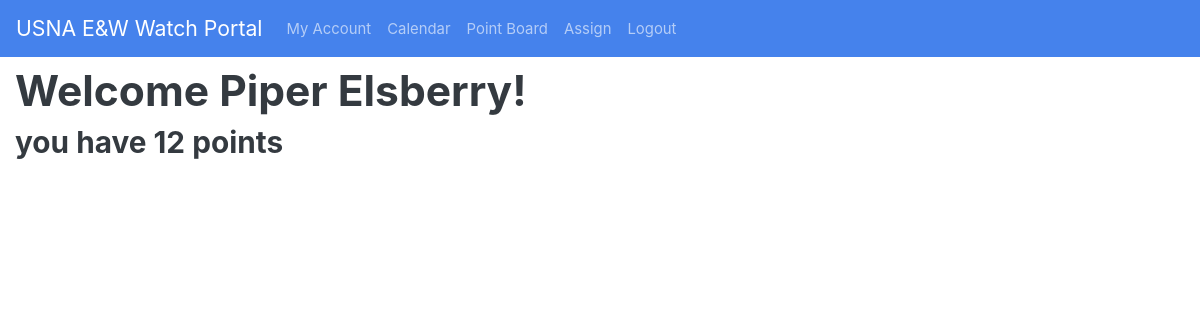
Page / (signed in) on the earlier database version.
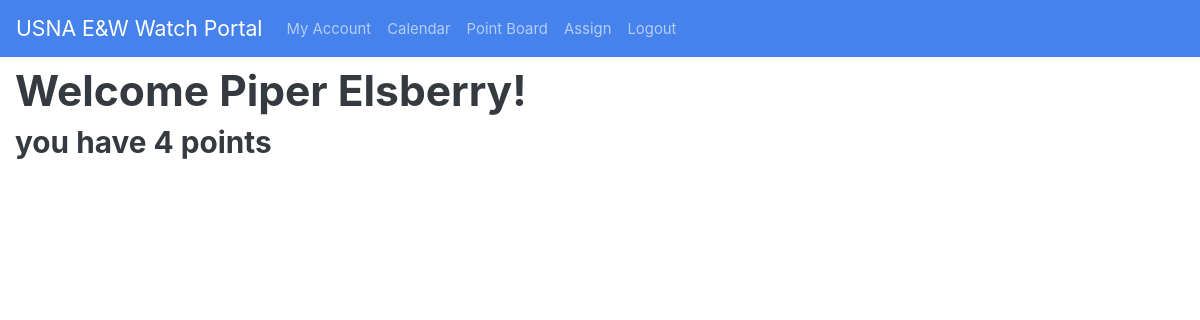
Same page on the later database version.
### app.py (models this page shows, shortened)
class User(UserMixin, db.Model):
    __tablename__ = 'Users'
    id = db.Column(db.Integer, primary_key=True)
    active = db.Column(db.Boolean, default=True)
    first = db.Column(db.String(128))
    last = db.Column(db.String(128))
    email = db.Column(db.String(64), index=True, unique=True)
    password_hash = db.Column(db.String(128))
    created = db.Column(db.DateTime, index=False,
                        unique=False, default=date.today())
    phone = db.Column(db.Integer)
    qualified = db.Column(db.Boolean, index=True, unique=False, default=False)
    data = db.Column(db.String(32768), index=False, unique=False)
    points = db.Column(db.Integer, index=True, unique=False, default=0)
    department = db.Column(db.String(128))
    def __repr__(self):
        return f"{self.first} {self.last}"

### app.py (the view)
@app.route('/', methods=['GET', 'POST'])
def index():
    return render_template('welcome.html')

### app.py (called while the page is built)
@login.user_loader
def load_user(id=1):
    return User.query.get(int(id))

### templates/welcome.html
{%extends "base.html"%}
{%block content%}
{%if current_user.is_authenticated%}
<h1>Welcome {{current_user}}!</h1>
<h3>you have {{current_user.points}} points</h3>
{%else%}
<h1> Welcome to the E&W Duty Portal</h1>
<a href="{{url_for('register')}}"><h3>Click here to register a new account</h3></a>
{%endif%}
{%endblock%}

### templates/base.html (shortened to what this page needs)
<!DOCTYPE html>
<html lang="en">
<head>
    <link rel="stylesheet" href="/static/bootstrap.min.css">
    <link rel="stylesheet" href="/static/style.css">
</head>
<body>
    <nav class="navbar navbar-expand-md navbar-dark bg-primary">
        <a class="navbar-brand" href="/">USNA E&W Watch Portal</a>
        <div class="collapse navbar-collapse" id="navbarNav">
            <ul class="navbar-nav">
                <li class="nav-item {%if request.path == '/profile'%}active{%endif%}"">
                    <a class=" nav-link" href="/profile">My Account</a>
                </li>
                <li class="nav-item {%if request.path == '/jets'%}active{%endif%}"">
                    <a class=" nav-link" href="/calendar">Calendar</a>
                </li>
                <li class="nav-item {%if request.path == '/points'%}active{%endif%}"">
                    <a class=" nav-link" href="/points">Point Board</a>
                </li>
                <li class="nav-item {%if request.path == '/assign'%}active{%endif%}"">
                    <a class=" nav-link" href="/assign">Assign</a>
                </li>
                {%if current_user.is_anonymous%}
                <li class="nav-item {%if request.path == '/logout'%}active{%endif%}"">
                    <a class=" nav-link" href="/login">Login</a>
                </li>
                {%else%}
                <li class="nav-item {%if request.path == '/logout'%}active{%endif%}"">
                    <a class=" nav-link" href="/logout">Logout</a>
                </li>
                {%endif%}
            </ul>
        </div>
    </nav>
    <div class="mt-2 container-fluid">
        {% block content %}
        {% endblock %}
    </div>
</body>
</html>

Differences in the rows shown:
changed User "Piper Elsberry": points "12" → "4"
